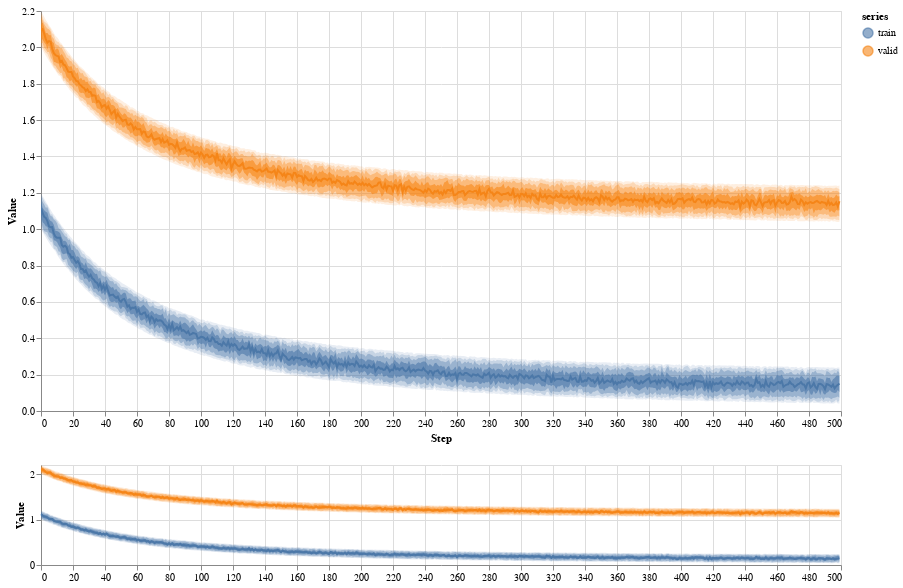

Notebook source saved alongside this figure:
### Code cell
inspectus.render(table2, width=800, height=400, height_minimap=100, levels=5)

### Figure 1 — Vega-Lite specification as saved in the notebook (floating-point values rounded to 4 significant figures; data arrays with more than 128 entries replaced by an {"elided": "..."} marker saying what was removed)
{"config": {"view": {"continuousWidth": 300, "continuousHeight": 300}}, "vconcat": [{"layer": [{"mark": {"type": "area", "opacity": 0.6}, "encoding": {"color": {"field": "series", "scale": {"scheme": "tableau10"}, "type": "nominal"}, "opacity": {"condition": {"param": "param_4", "value": 0.6}, "value": 0.001}, "x": {"field": "step", "scale": {"domain": {"param": "param_3"}}, "type": "quantitative"}, "y": {"field": "v4", "scale": {"domain": {"param": "param_3"}}, "type": "quantitative"}, "y2": {"field": "v6"}}, "name": "view_4"}, {"mark": {"type": "area", "opacity": 0.36}, "encoding": {"color": {"field": "series", "scale": {"scheme": "tableau10"}, "type": "nominal"}, "opacity": {"condition": {"param": "param_4", "value": 0.36}, "value": 0.001}, "x": {"field": "step", "scale": {"domain": {"param": "param_3"}}, "type": "quantitative"}, "y": {"field": "v3", "scale": {"domain": {"param": "param_3"}}, "type": "quantitative"}, "y2": {"field": "v7"}}}, {"mark": {"type": "area", "opacity": 0.216}, "encoding": {"color": {"field": "series", "scale": {"scheme": "tableau10"}, "type": "nominal"}, "opacity": {"condition": {"param": "param_4", "value": 0.216}, "value": 0.001}, "x": {"field": "step", "scale": {"domain": {"param": "param_3"}}, "type": "quantitative"}, "y": {"field": "v2", "scale": {"domain": {"param": "param_3"}}, "type": "quantitative"}, "y2": {"field": "v8"}}}, {"mark": {"type": "area", "opacity": 0.1296}, "encoding": {"color": {"field": "series", "scale": {"scheme": "tableau10"}, "type": "nominal"}, "opacity": {"condition": {"param": "param_4", "value": 0.1296}, "value": 0.001}, "x": {"field": "step", "scale": {"domain": {"param": "param_3"}}, "type": "quantitative"}, "y": {"field": "v1", "scale": {"domain": {"param": "param_3"}}, "type": "quantitative"}, "y2": {"field": "v9"}}}, {"mark": {"type": "line"}, "encoding": {"color": {"field": "series", "scale": {"scheme": "tableau10"}, "type": "nominal"}, "opacity": {"condition": {"param": "param_4", "value": 1}, "value": 0.001}, "x": {"field": "step", "scale": {"domain": {"param": "param_3"}}, "title": "Step", "type": "quantitative"}, "y": {"field": "v5", "scale": {"domain": {"param": "param_3"}}, "title": "Value", "type": "quantitative"}}}], "data": {"values": {"elided": "1000 records"}}, "height": 400, "width": 800}, {"layer": [{"mark": {"type": "area", "opacity": 0.6}, "encoding": {"color": {"field": "series", "scale": {"scheme": "tableau10"}, "type": "nominal"}, "x": {"field": "step", "type": "quantitative"}, "y": {"field": "v4", "type": "quantitative"}, "y2": {"field": "v6"}}}, {"mark": {"type": "area", "opacity": 0.36}, "encoding": {"color": {"field": "series", "scale": {"scheme": "tableau10"}, "type": "nominal"}, "x": {"field": "step", "type": "quantitative"}, "y": {"field": "v3", "type": "quantitative"}, "y2": {"field": "v7"}}}, {"mark": {"type": "area", "opacity": 0.216}, "encoding": {"color": {"field": "series", "scale": {"scheme": "tableau10"}, "type": "nominal"}, "x": {"field": "step", "type": "quantitative"}, "y": {"field": "v2", "type": "quantitative"}, "y2": {"field": "v8"}}}, {"mark": {"type": "area", "opacity": 0.1296}, "encoding": {"color": {"field": "series", "scale": {"scheme": "tableau10"}, "type": "nominal"}, "x": {"field": "step", "type": "quantitative"}, "y": {"field": "v1", "type": "quantitative"}, "y2": {"field": "v9"}}}, {"mark": {"type": "line"}, "encoding": {"color": {"field": "series", "scale": {"scheme": "tableau10"}, "type": "nominal"}, "x": {"field": "step", "title": "", "type": "quantitative"}, "y": {"field": "v5", "title": "Value", "type": "quantitative"}}, "name": "view_3"}], "data": {"values": {"elided": "1000 records"}}, "height": 100, "width": 800}], "params": [{"name": "param_4", "select": {"type": "point", "fields": ["series"]}, "bind": "legend", "views": ["view_4"]}, {"name": "param_3", "select": {"type": "interval", "encodings": ["x", "y"]}, "views": ["view_3"]}], "$schema": "https://vega.github.io/schema/vega-lite/v5.8.0.json"}
